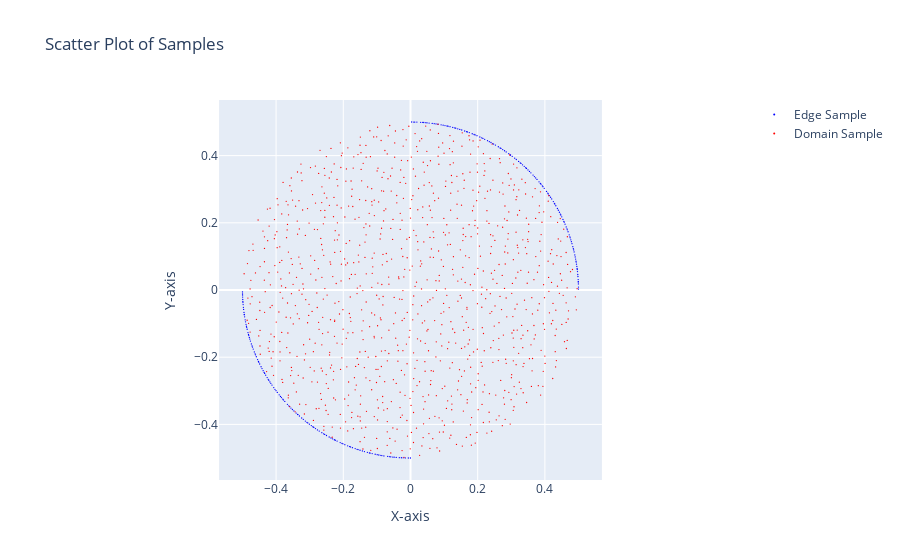

Notebook code for this chart:
### Markdown cell above
## Shape sampling

### Code cell
shape = CircleShape(
    seed=SEED,
    edge_n=E_SAMPLE,
    domain_n=D_SAMPLE,
    center=CENTER,
    radius=RADIUS,
    cross_sample_generate=1,
    edge_cuts_angle=EDGE_CUT,
    even_sample=True
)
edge_sample, domain_sample = shape.get()

shape.plot(1.3)

### Figure 1 — Plotly figure (JSON) as saved in the notebook; plotly's stock layout.template omitted (floating-point values rounded to 4 significant figures; data arrays with more than 128 entries replaced by an {"elided": "..."} marker saying what was removed)
{"data": [{"marker": {"color": "blue", "size": 1.3}, "mode": "markers", "name": "Edge Sample", "type": "scatter", "x": {"elided": "256 float values"}, "y": {"elided": "256 float values"}}, {"marker": {"color": "red", "size": 1.3}, "mode": "markers", "name": "Domain Sample", "type": "scatter", "x": {"elided": "1024 float values"}, "y": {"elided": "1024 float values"}}], "layout": {"showlegend": true, "title": {"text": "Scatter Plot of Samples"}, "xaxis": {"constrain": "domain", "title": {"text": "X-axis"}}, "yaxis": {"scaleanchor": "x", "scaleratio": 1, "title": {"text": "Y-axis"}}}}
